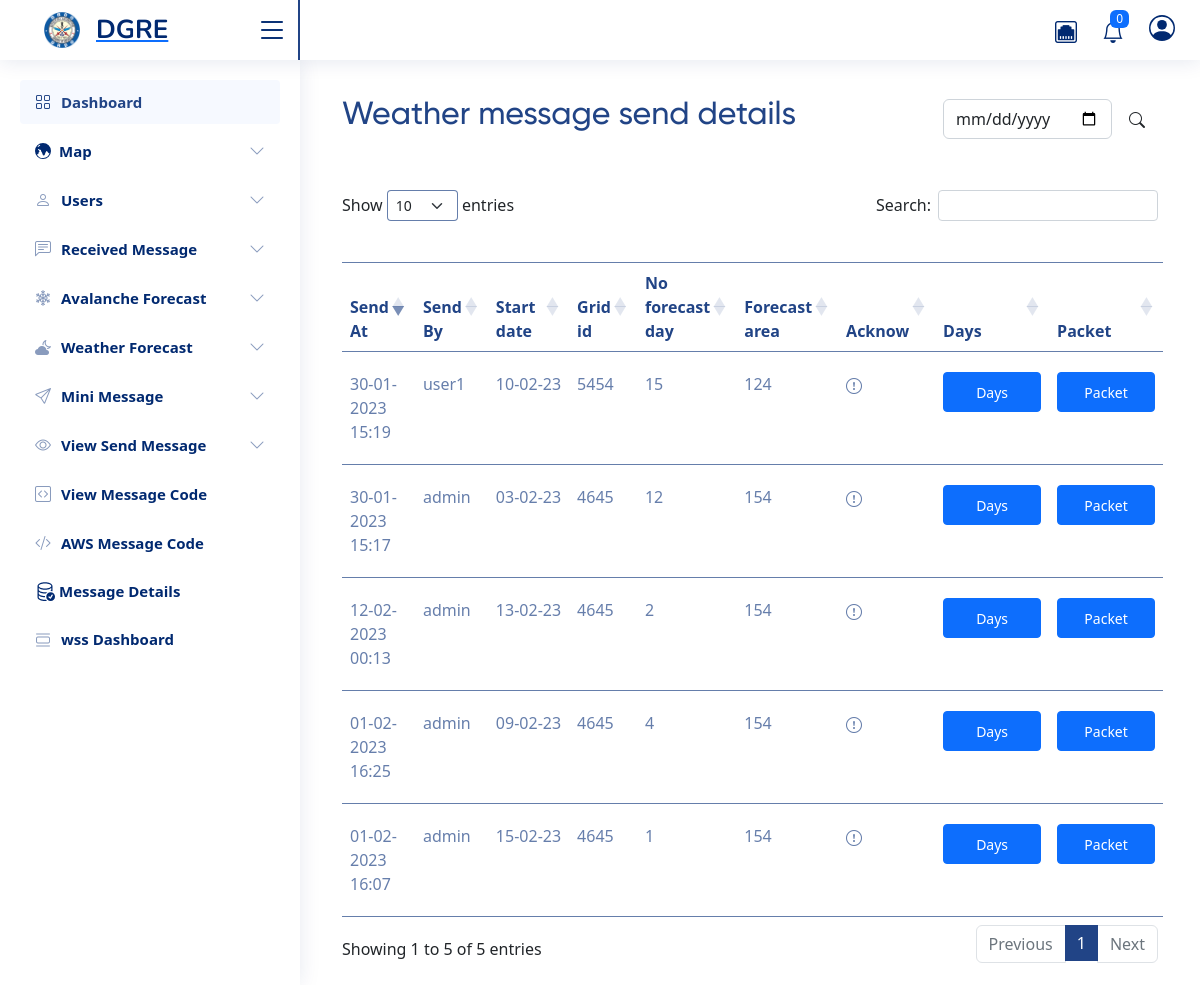
Page /message/show-send-weather-messages/ (signed in) on the committed database.
### wss_handler/models.py (models this page shows)
class Weather_Forecast_Message(models.Model):
    send_by = models.ForeignKey(User, on_delete=models.DO_NOTHING, null=True, blank=True)
    send_on = models.DateTimeField(auto_now=True)
    json_data = JSONField(null=True, blank=True)
    sequence_num = models.IntegerField()
    ack = models.BooleanField(null=True, blank=True)
    start_date = models.CharField(max_length=6)
    grid_id = models.CharField(max_length=4)
    num_of_forecast_day = models.CharField(max_length=2)
    forecast_area = models.CharField(max_length=3)
    day_1 = models.CharField(max_length=2)
    day_2 = models.CharField(max_length=2)
    day_3 = models.CharField(max_length=2)
    day_4 = models.CharField(max_length=2)
    day_5 = models.CharField(max_length=2)
    day_6 = models.CharField(max_length=2)
    packet = models.CharField(max_length=255,null=True, blank=True)

### taskapp/views.py (the view)
# urls.py: path('show-send-weather-messages/', views.show_send_weather),
@login_required(login_url="/login/")
def show_send_weather(request):
    if request.method == "POST":
        date = request.POST['search-date']
        return redirect(f"/message/show-send-weather-messages/?q={date}")
    if request.GET.get("q"):
        date = request.GET.get("q")
        messages = Weather_Forecast_Message.objects.filter(send_on__date=date)
    else:
       messages = Weather_Forecast_Message.objects.all()[:100]
    return render(request, "messages/show-send-weather.html", locals())

### templates/messages/show-send-weather.html (shortened to what this page needs)
{% extends "base.html" %}
{% block content %}
{% include "datatable.html" %}
<div class="col-md-9 col-lg-12 px-md-4 add-pointer-btn">
    <div class="d-flex justify-content-between flex-wrap flex-md-nowrap align-items-center pt-3 pb-2 mb-3 ">
      <h1 class="h2">Weather message send details</h1>
      <div class="btn-toolbar mb-2 mb-md-0">
        <form method="post">
            <div class="d-flex">
                <input type="date" class="form-control" name="search-date" value="{{date}}">
            <button class="btn  rounded ms-1 btn-purple"><i class="bi bi-search"></i></button>
            </div>
        </form>
      </div>
 </div>
</div>
<div class="col-md-9 col-lg-12 px-md-4 mt-4 point-table">
    <table id="example" class="table table-striped table-content" style="width:100%">
        <thead>
            <tr>
                <th>Send At</th>
                <th>Send By</th>
                <th>Start date</th>
                <th>Grid id</th>
                <th>No forecast day</th>
                <th>Forecast area</th>
                <th>Acknow</th>
                <th>Days</th>
                {% if request.user.is_superuser %}
                <th>Packet</th>
                {% endif %}
            </tr>
        </thead>
        <tbody>
        {% for i in messages %}
        <tr>
        <td>{{i.send_on|date:'d-m-Y H:i'}}</td>
        <td>{{i.send_by}}</td>
        <td>{{i.start_date|slice:"2"}}-{{i.start_date|slice:"2:4"}}-{{i.start_date|slice:"4:6"}}</td>
        <td>{{i.grid_id}}</td>
        <td>{{i.num_of_forecast_day}}</td>
        <td>{{i.forecast_area}}</td>
        <td>
            {% if i.ack  %}
            <i class="bi bi-check-circle-fill"></i>
            {% elif i.ack is False  %}
            <i class="bi bi-x-circle-fill"></i>
            {% else  %}
            <i class="bi bi-exclamation-circle"></i>
            {% endif %}
        </td>
        <td>
            <button class="btn btn-primary btn-sm update-in-btn" data-bs-toggle="modal" data-bs-target="#day{{i.id}}">Days</i></button>
        </td>
        {% if request.user.is_superuser %}
        <td>
            <button class="btn btn-primary btn-sm update-in-btn" data-bs-toggle="modal" data-bs-target="#more{{i.id}}">Packet</i></button>
        </td>
        {% endif %}
        </tr>
        {% endfor %}
        </tbody>
</table>
</div>
{% endblock %}

### static/assets/css/style.css (style rules this page uses)
:root { scroll-behavior: smooth; }
body { font-family: "Open Sans", sans-serif; background: #f6f9ff; color: #444444; }
h1, h2, h3, h4, h5, h6 { font-family: "Nunito", sans-serif; }

### static/css/style.css (style rules this page uses)
:root { --font1: 'Gilroy'; --font2: 'Poppins'; --blue: #214486; --darkblue: #34326f; --red: #c1292a; --liteblue: #008dd2; --liteblack: #2b2a29; }
h1,h2,h3,h4,h5 { font-family: var(--font1); }
body { font-family: var(--font2); background-color: transparent; }
.add-pointer-btn h1 { color: #214486; }
.point-table table.dataTable.table-striped>tbody>tr.odd>* { box-shadow: none; }
.table-content { padding-top: 35px; }
.table-content th { color: #214486; border-top: 1px solid #214486b0; padding: 22px 8px; }
.table-content tr { border-color: #214486b0; }
.table-content tr td { padding: 20px 8px; color: #214486b0; }
.table-striped>tbody>tr:nth-of-type(odd)>* { --bs-table-accent-bg: var(--bs-table-striped-bg); color: #214486b0 !important; }
.update-in-btn { background: rgb(33 68 134); width: 98px; height: 40px; border: none; transition: all 0.3s; color: #ffffff; }
.received-message-inner select.form-select, input { border-color: #2144864d; }
table.dataTable.table-striped>tbody>tr.odd>* { box-shadow: none !important; }

### templates/base.html (style rules this page uses)
.btn-purple { background-color:#214486; color:white; }

### rows in the picture
Weather_Forecast_Message: send_on "30-01-2023 15:17", send_by "admin", start_date "03", start_date "02", start_date "23", grid_id "4645", num_of_forecast_day "12", forecast_area "154"
Weather_Forecast_Message: send_on "30-01-2023 15:19", send_by "user1", start_date "10", start_date "02", start_date "23", grid_id "5454", num_of_forecast_day "15", forecast_area "124"
Weather_Forecast_Message: send_on "01-02-2023 16:07", send_by "admin", start_date "15", start_date "02", start_date "23", grid_id "4645", num_of_forecast_day "1", forecast_area "154"
Weather_Forecast_Message: send_on "01-02-2023 16:25", send_by "admin", start_date "09", start_date "02", start_date "23", grid_id "4645", num_of_forecast_day "4", forecast_area "154"
Weather_Forecast_Message: send_on "12-02-2023 00:13", send_by "admin", start_date "13", start_date "02", start_date "23", grid_id "4645", num_of_forecast_day "2", forecast_area "154"
